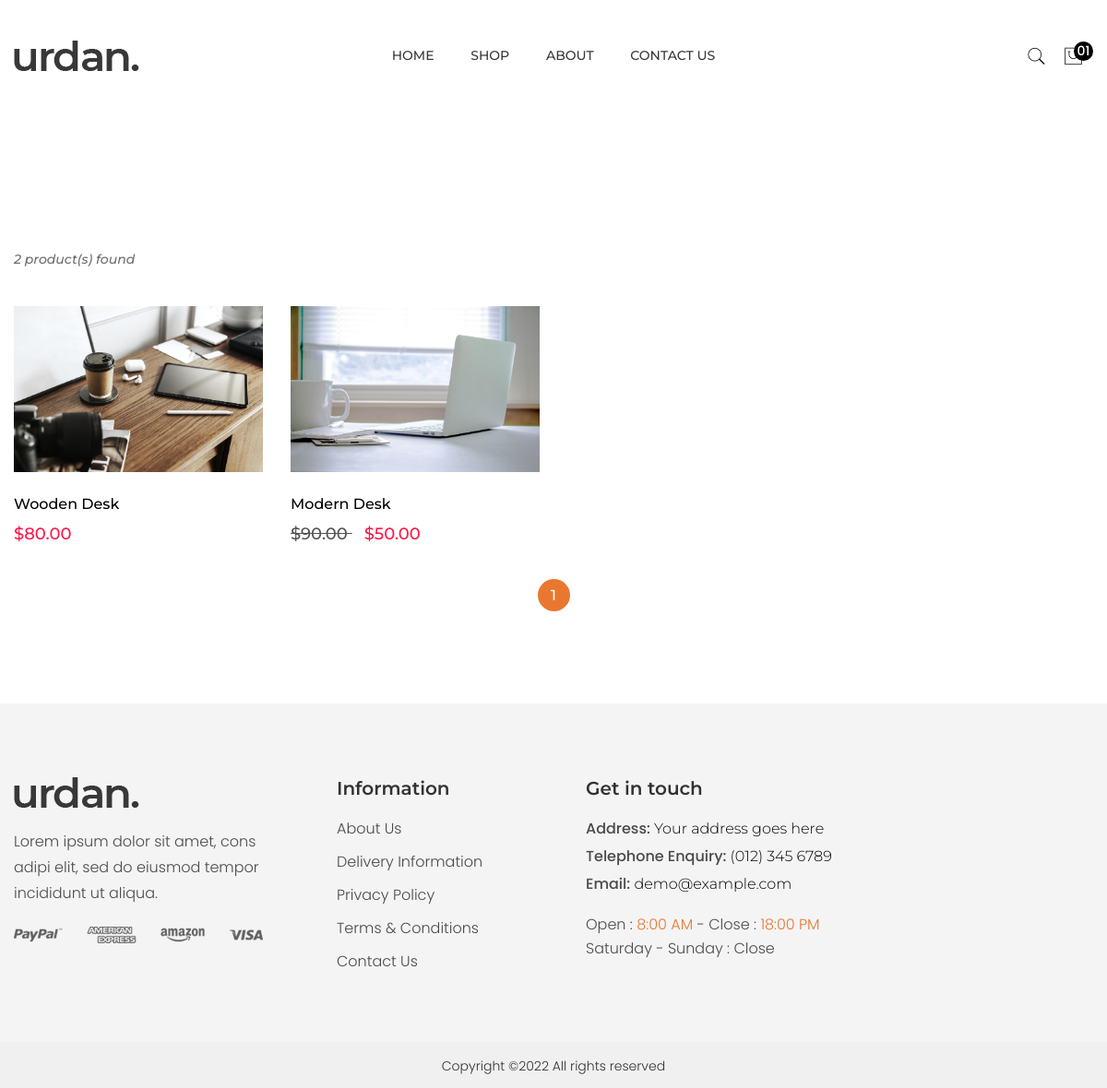
The app's page /shop/ with its own data.
### store/models.py (models this page shows, shortened)
class Product(models.Model):
    product_name = models.CharField(max_length=200, unique=True)
    slug = models.SlugField(max_length=200, unique=True)
    category = models.ForeignKey(Category, on_delete=models.CASCADE)
    main_image_alt = models.CharField(max_length=2000, null=True, blank=True)
    description = HTMLField(max_length=7500, blank=True)
    price = models.DecimalField(max_digits=7, decimal_places=2)
    sale_price = models.DecimalField(max_digits=7, decimal_places=2, blank=True, null=True)
    main_image = models.ImageField(upload_to='photos/products')
    stock = models.IntegerField(blank=True, null=True)
    is_available = models.BooleanField(default=True)
    created_date =  models.DateTimeField(auto_now_add=True)
    modified_date = models.DateTimeField(auto_now=True)
    num_sold = models.IntegerField(default=0)
    def get_url(self):
        return reverse('product_detail', args=[self.category.slug, self.slug])

### store/views.py (the view)
# urls.py: path('shop/', include('store.urls')),
def shop(request):
    products = Product.objects.all().filter(is_available=True).order_by('id')
    paginator = Paginator(products, 15)
    page = request.GET.get('page')
    paged_products = paginator.get_page(page)
    product_count = products.count()
    context = {
        'products': paged_products,
        'product_count': product_count,
    }
    return render(request, 'shop.html', context=context)
    return render(request, 'shop.html')

### templates/shop.html (shortened to what this page needs)
{% extends 'base.html' %}
{% load static %}
{% block content %}
        <div class="shop-area pt-100 pb-100">
            <div class="container">
                <div class="row flex-row-reverse">
                    <div class="col-12">
                        <div class="shop-topbar-wrapper mb-40">
                            <div class="shop-topbar-left">
                                <div class="showing-item">
                                    <span>{{product_count}} product(s) found</span>
                                </div>
                            </div>
                        </div>
                        <div class="shop-bottom-area">
                            <div class="tab-content jump">
                                <div id="shop-1" class="tab-pane active">
                                    <div class="row">
                                        {% if products %}
                                        {% for product in products %}
                                        <div class="col-lg-3 col-md-4 col-sm-6 col-12">
                                            <div class="product-wrap mb-35" data-aos="fade-up" data-aos-delay="200">
                                                <div class="product-img img-zoom mb-25">
                                                    <a href="{{product.get_url}}">
                                                        <img src="{{product.main_image.url}}" alt="{{product.main_image_alt}}">
                                                    </a>
                                                </div>
                                                <div class="product-content">
                                                    <h3><a href="{{product.get_url}}">{{product.product_name}}</a></h3>
                                                    <div class="product-price">
                                                        {% if product.sale_price %}
                                                        <span class="old-price">${{product.price}} </span>
                                                        <span class="new-price">${{product.sale_price}}</span>
                                                        {% else %}
                                                        <span class="new-price">${{product.price}}</span>
                                                        {% endif %}
                                                    </div>
                                                </div>
                                            </div>
                                        </div>
                                        {% endfor %}
                                        {% else %}
                                        <h3>No products found</h3>
                                        {% endif %}
                                    </div>
                                    <div class="pagination-style-1" data-aos="fade-up" data-aos-delay="200">
                                        <ul>
                                            {% for i in products.paginator.page_range %}
                                            {% if products.number == i %}
                                            <li><a class="active" href="#">{{i}}</a></li>
                                            {% else %}
                                            <li><a href="?page={{i}}">{{i}}</a></li>
                                            {% endif %}
                                            {% endfor %}
                                        </ul>
                                    </div>
                                </div>
                            </div>
                        </div>
                    </div>
                </div>
            </div>
        </div>
{% endblock content %}

### records on screen
Product: main_image (picture), product_name "Wooden Desk", price "80.00"
Product: main_image (picture), product_name "Modern Desk", price "90.00", sale_price "50.00"

### other values on screen
{{ product_count }} "2"
{{ i }} "1"
